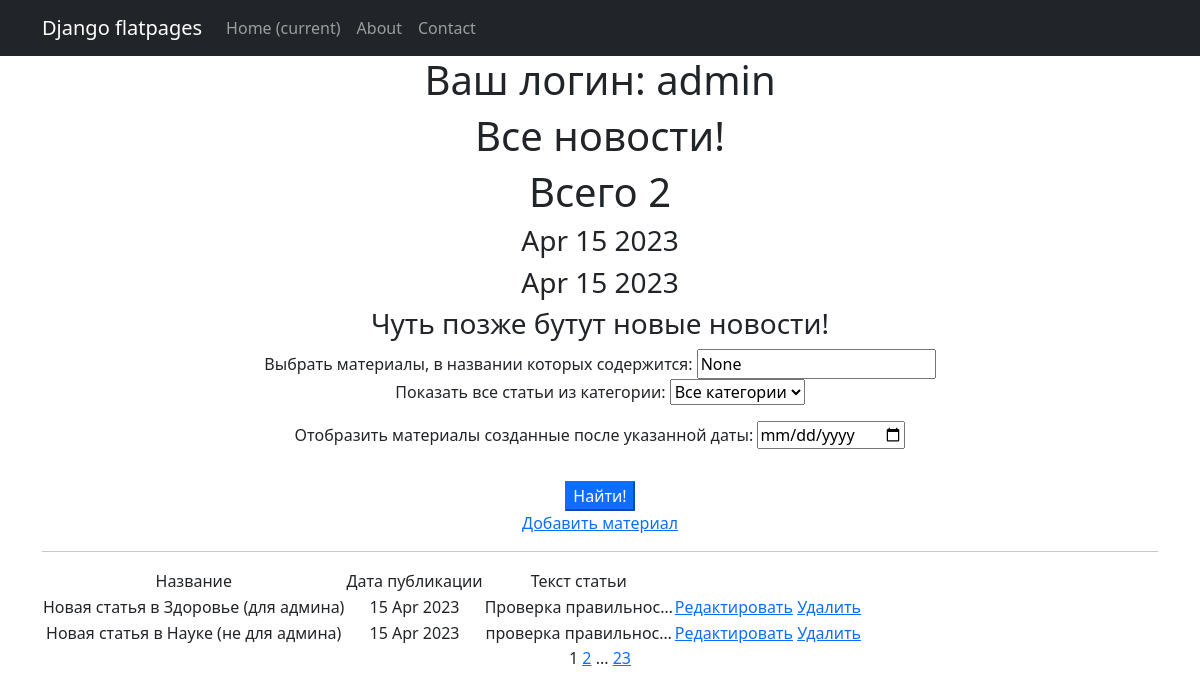
The app's page /news/ (signed in) with its own data.
### NewsPortal/models.py (models this page shows, shortened)
class Post(models.Model):
    choise = [
        ('Article', 'Статья'),
        ('News', 'Новость'),
    ]
    p_category = models.ManyToManyField('Category', through='PostCategory')     # связь многие ко многим с Категорией
    p_author = models.ForeignKey(Author, on_delete=models.CASCADE)  # связь один ко многим с Автором
    p_name = models.CharField(max_length=50, null=True)    # заголовок статьи
    p_post = models.TextField()   # текст статьи
    p_create_date = models.DateTimeField(auto_now_add=True)     # дата время добавления
    p_update_date = models.DateTimeField(auto_now=True)     # дата время обновления
    p_rate = models.IntegerField(default=0)    # рейтинг статьи
    p_type = models.CharField(max_length=20, choices=choise, default='Article')

### NewsPortal/views.py (the view)
# urls.py: path('', PostList.as_view(), name='post_list'),
class PostList(ListView):
    model = Post
    ordering = '-p_create_date'
    template_name = 'post_list.html'
    context_object_name = 'posts'
    paginate_by = 2
    def get_queryset(self):
        queryset = super().get_queryset()
        self.filterset = PostFilter(self.request.GET, queryset)
        return self.filterset.qs
    def get_context_data(self, **kwargs):
        context = super().get_context_data(**kwargs)
        context['time_now'] = datetime.utcnow()
        context['next_post'] = None
        context['filterset'] = self.filterset
        print(self.filterset)
        return context

### NewsPortal/models.py (called while the page is built)
    def __str__(self):
        return self.category

### NewsPortal/templatetags/custom_filters.py (called while the page is built)
@register.filter(name='censor')
def currency(value):
    n = value.split()
    for i in n:
        if i.lower() in BAD_WORDS:
            value = value.replace(i, (i[0] + '*' * (len(i) - 1)))
    return f'{value}'

### NewsPortal/templatetags/custom_tags.py (called while the page is built)
@register.simple_tag()
def current_time(format_string='%b %d %Y'):
   return datetime.utcnow().strftime(format_string)

@register.simple_tag(takes_context=True)
def url_replace(context, **kwargs):
   d = context['request'].GET.copy()
   for k, v in kwargs.items():
       d[k] = v
   return d.urlencode()

### templates/post_list.html (shortened to what this page needs)
{% extends 'flatpages/default.html' %}
{% load custom_tags %}
{% load custom_filters %}
{% block content %}
<h1>Ваш логин: {{ user }}</h1>
<h1>Все новости!</h1>
<h1>Всего {{ posts|length }}</h1>
<h3>{{ time_now|date:'M d Y' }}</h3>
   <h3>{% current_time '%b %d %Y' %}</h3>
   <h3> {{ next_post|default_if_none:"Чуть позже бутут новые новости!" }} </h3>
   <form action="" method="get">
       <label for="id_pnamefilter">Выбрать материалы, в названии которых содержится: </label>
        <input id="id_pnamefilter" name="pnamefilter" value= {{ filterset.form.pnamefilter.value }} >
        <p><label for="id_pcategoryfilter">Показать все статьи из категории:  </label>  {{ filterset.form.pcategoryfilter}}
       <p><label for="id_datefilter">Отобразить материалы созданные после указанной даты:</label>
        <input id="id_datefilter" type="date" name="datefilter" value= {{ filterset.form.datefilter.value }}></p>
       <input type="submit" class="mt-3 btn-primary" value="Найти!" />
   </form>
    {% if perms.NewsPortal.add_post %}
        <a href="{% url 'news_create' %}">Добавить материал</a>
    {% endif %}
<hr>
   {% if posts %}
       <table>
           <tr>
               <td>
                   Название
               </td>
               <td>
                   Дата публикации
               </td>
               <td>
                   Текст статьи
               </td>
           </tr>
           {% for post in posts %}
           <tr>
               <td>{{ post.p_name|censor }}</td>
               <td>{{ post.p_create_date|date:'d M Y' }}</td>
               <td>{{ post.p_post|truncatechars:20|censor }}</td>
               <td>
                    {% if perms.NewsPortal.change_post %}
                        <a href="{% url 'news_edit' pk=post.id %}">Редактировать</a>
                    {% endif %}
                    {% if perms.NewsPortal.delete_post %}
                        <a href="{% url 'news_delete' post.id %}">Удалить</a>
                    {% endif %}
                </td>
           </tr>
           {% endfor %}
       </table>
   {% else %}
       <h2>Новостей нет!!</h2>
   {% endif %}
   {{ page_obj.number }}
   {% if page_obj.has_next %}
       <a href="?{% url_replace page=page_obj.next_page_number %}">{{ page_obj.next_page_number }}</a>
       {% if paginator.num_pages != page_obj.next_page_number %}
           ...
           <a href="?{% url_replace page=page_obj.paginator.num_pages %}">{{ page_obj.paginator.num_pages }}</a>
       {% endif %}
   {% endif %}
{% endblock content %}

### records on screen
Post: p_name|censor "Новая статья в Здоровье (для админа)", p_create_date "15 Apr 2023", p_post|censor "Проверка правильнос…"
Post: p_name|censor "Новая статья в Науке (не для админа)", p_create_date "15 Apr 2023", p_post|censor "проверка правильнос…"

### other values on screen
{{ user }} "admin"
{{ posts|length }} "2"
{{ time_now|date:'M d Y' }} "Apr 15 2023"
{{ next_post|default_if_none:"Чуть позже бутут новые новости!" }} "Чуть позже бутут новые новости!"
{{ page_obj.number }} "1"
{{ page_obj.next_page_number }} "2"
{{ page_obj.paginator.num_pages }} "23"
